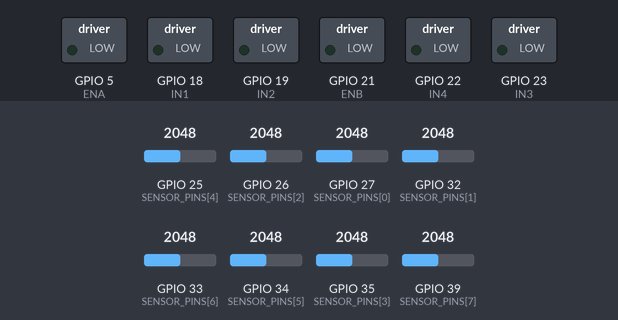
Recording of a sketch running on a simulated ESP32. On the bench: switched loads named in the sketch (green lamp = pin HIGH). The test bench sets the inputs (shaded band); at power-on: GPIO 25 (SENSOR_PINS[4]) = 2048, GPIO 26 (SENSOR_PINS[2]) = 2048, GPIO 27 (SENSOR_PINS[0]) = 2048, GPIO 32 (SENSOR_PINS[1]) = 2048, GPIO 33 (SENSOR_PINS[6]) = 2048, GPIO 34 (SENSOR_PINS[5]) = 2048, GPIO 35 (SENSOR_PINS[3]) = 2048, GPIO 39 (SENSOR_PINS[7]) = 2048 (analog values on the 0–4095 scale).

Above: at 2.7 s.
Timing chart, 0 to 4.2 s (numbered marks = the images above):
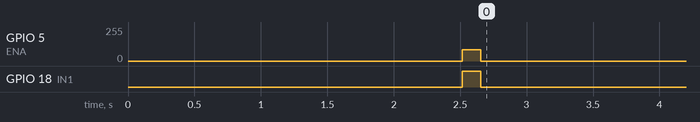

The sketch:

line_follow_V1.ino
```cpp
/*
  XE DO LINE - ESP32 DEV MODULE
  QTR-8A + L298N
  LINE DEN - NEN TRANG

  - Cap nguon: tu hieu chuan nen trang 2 giay.
  - Sau do tu dong chay.
  - Duong thang: hai banh cung PWM.
  - Vao cua: PD tu dieu chinh toc do hai banh.
  - Kalman loc vi tri line.
  - Mat line: tu tim lai, khong tim duoc thi dung.

  QTR OUT1 -> OUT8: TRAI -> PHAI
*/

// ================== CAM BIEN QTR-8A ==================

const uint8_t SENSOR_COUNT = 8;

const uint8_t SENSOR_PINS[SENSOR_COUNT] = {
  27, 32, 26, 35, 25, 34, 33, 39
};

// ================== L298N ==================

const uint8_t ENA = 5;
const uint8_t IN1 = 18;
const uint8_t IN2 = 19;

const uint8_t IN3 = 23;
const uint8_t IN4 = 22;
const uint8_t ENB = 21;

// ================== PWM ==================

const uint32_t PWM_FREQ = 18000;
const uint8_t PWM_BITS = 8;

const uint8_t LEFT_CHANNEL = 0;
const uint8_t RIGHT_CHANNEL = 1;

// ================== THAM SO XE ==================

int BASE_SPEED = 125;

const int MIN_SPEED = 50;
const int MAX_SPEED = 210;

const int MAX_CORRECTION = 100;

// PD
float KP = 110.0f;
float KD = 170.0f;

// Vung chet: giu hai banh cung toc do khi di thang
const float STRAIGHT_DEADBAND = 0.025f;

// ================== HIEU CHUAN ==================

uint16_t whiteLevel[SENSOR_COUNT];

const uint32_t CALIBRATION_TIME = 2000;

// QTR-8A: den co raw cao hon nen trang
const int BLACK_THRESHOLD = 100;
const int BLACK_SCALE = 700;

// ================== KALMAN ==================

float kalmanPosition = 0.0f;
float kalmanVariance = 1.0f;

const float KALMAN_Q = 0.035f;
const float KALMAN_R = 0.12f;

// ================== TRANG THAI ==================

float previousError = 0.0f;

int lastLineSide = 0;

uint32_t lastLineSeen = 0;
uint32_t lastControlTime = 0;

bool motorsEnabled = false;

// ================== DOC CAM BIEN ==================

uint16_t readSensor(uint8_t index) {
  uint32_t total = 0;

  for (int i = 0; i < 4; i++) {
    total += analogRead(SENSOR_PINS[index]);
    delayMicroseconds(60);
  }

  return total / 4;
}

// ================== DIEU KHIEN DONG CO ==================

void writeMotor(
  uint8_t channel,
  uint8_t pinA,
  uint8_t pinB,
  int speed
) {
  speed = constrain(speed, -255, 255);

  if (speed > 0) {
    digitalWrite(pinA, HIGH);
    digitalWrite(pinB, LOW);
  }
  else if (speed < 0) {
    digitalWrite(pinA, LOW);
    digitalWrite(pinB, HIGH);
  }
  else {
    digitalWrite(pinA, LOW);
    digitalWrite(pinB, LOW);
  }

#if ESP_ARDUINO_VERSION_MAJOR >= 3
  uint8_t pwmPin = (channel == LEFT_CHANNEL) ? ENA : ENB;
  ledcWrite(pwmPin, abs(speed));
#else
  ledcWrite(channel, abs(speed));
#endif
}

void setMotors(int leftSpeed, int rightSpeed) {

  if (!motorsEnabled) {
    leftSpeed = 0;
    rightSpeed = 0;
  }

  writeMotor(
    LEFT_CHANNEL,
    IN1,
    IN2,
    leftSpeed
  );

  writeMotor(
    RIGHT_CHANNEL,
    IN3,
    IN4,
    rightSpeed
  );
}

void stopMotors() {
  motorsEnabled = false;

  writeMotor(LEFT_CHANNEL, IN1, IN2, 0);
  writeMotor(RIGHT_CHANNEL, IN3, IN4, 0);
}

// ================== HIEU CHUAN NEN TRANG ==================

void calibrateWhite() {

  stopMotors();

  uint32_t sum[SENSOR_COUNT] = {0};

  uint32_t startTime = millis();
  uint32_t sampleCount = 0;

  while (millis() - startTime < CALIBRATION_TIME) {

    for (int i = 0; i < SENSOR_COUNT; i++) {
      sum[i] += analogRead(SENSOR_PINS[i]);
    }

    sampleCount++;
    delay(4);
  }

  for (int i = 0; i < SENSOR_COUNT; i++) {
    whiteLevel[i] = sum[i] / sampleCount;
  }
}

// ================== DOC VI TRI LINE ==================

bool readLinePosition(
  float &position,
  int &totalStrength
) {

  long weightedSum = 0;
  totalStrength = 0;

  for (int i = 0; i < SENSOR_COUNT; i++) {

    uint16_t raw = readSensor(i);

    // Muc den = raw - gia tri nen trang
    int strength =
      (int)raw - (int)whiteLevel[i] - BLACK_THRESHOLD;

    if (strength < 0) {
      strength = 0;
    }

    strength = (strength * 1000) / BLACK_SCALE;

    strength = constrain(strength, 0, 1000);

    if (strength < 80) {
      strength = 0;
    }

    // S1 = -3500, S8 = +3500
    int sensorPosition = i * 1000 - 3500;

    weightedSum += (long)strength * sensorPosition;

    totalStrength += strength;
  }

  if (totalStrength < 130) {
    return false;
  }

  position =
    (float)weightedSum / (float)totalStrength;

  position /= 3500.0f;

  position = constrain(position, -1.0f, 1.0f);

  return true;
}

// ================== BO LOC KALMAN ==================

float kalmanFilter(float measurement) {

  kalmanVariance += KALMAN_Q;

  float gain =
    kalmanVariance /
    (kalmanVariance + KALMAN_R);

  kalmanPosition +=
    gain * (measurement - kalmanPosition);

  kalmanVariance *= (1.0f - gain);

  return kalmanPosition;
}

// ================== TIM LAI LINE ==================

void recoverLine() {

  uint32_t lostTime = millis() - lastLineSeen;

  const int SEARCH_SPEED = 85;

  if (lostTime < 250) {

    if (lastLineSide < 0) {
      setMotors(-30, SEARCH_SPEED);
    }
    else {
      setMotors(SEARCH_SPEED, -30);
    }

  }
  else if (lostTime < 650) {

    if (lastLineSide < 0) {
      setMotors(0, SEARCH_SPEED);
    }
    else {
      setMotors(SEARCH_SPEED, 0);
    }

  }
  else {

    stopMotors();
  }
}

// ================== DIEU KHIEN PD ==================

void followLine() {

  float measuredPosition = 0.0f;
  int totalStrength = 0;

  bool found = readLinePosition(
    measuredPosition,
    totalStrength
  );

  if (!found) {
    recoverLine();
    return;
  }

  lastLineSeen = millis();

  float error = kalmanFilter(measuredPosition);

  if (error < -0.06f) {
    lastLineSide = -1;
  }
  else if (error > 0.06f) {
    lastLineSide = 1;
  }

  // Vung giu thang
  if (fabs(error) < STRAIGHT_DEADBAND) {
    error = 0.0f;
  }

  float derivative = error - previousError;

  float correction =
    KP * error + KD * derivative;

  correction = constrain(
    correction,
    -MAX_CORRECTION,
    MAX_CORRECTION
  );

  // Giam toc do co so khi vao cua
  float absError = fabs(error);

  int currentBase = BASE_SPEED;

  if (absError > 0.65f) {
    currentBase = BASE_SPEED - 35;
  }
  else if (absError > 0.35f) {
    currentBase = BASE_SPEED - 20;
  }

  currentBase = max(currentBase, MIN_SPEED);

  // Di thang: correction = 0
  // Hai banh cung toc do PWM

  // Line ben phai: banh trai nhanh hon
  // Line ben trai: banh phai nhanh hon

  int leftPWM =
    currentBase + (int)correction;

  int rightPWM =
    currentBase - (int)correction;

  leftPWM = constrain(
    leftPWM,
    MIN_SPEED,
    MAX_SPEED
  );

  rightPWM = constrain(
    rightPWM,
    MIN_SPEED,
    MAX_SPEED
  );

  setMotors(leftPWM, rightPWM);

  previousError = error;
}

// ================== SETUP ==================

void setup() {

  for (int i = 0; i < SENSOR_COUNT; i++) {
    pinMode(SENSOR_PINS[i], INPUT);
  }

  analogReadResolution(12);

  for (int i = 0; i < SENSOR_COUNT; i++) {
    analogSetPinAttenuation(
      SENSOR_PINS[i],
      ADC_11db
    );
  }

  pinMode(IN1, OUTPUT);
  pinMode(IN2, OUTPUT);
  pinMode(IN3, OUTPUT);
  pinMode(IN4, OUTPUT);

#if ESP_ARDUINO_VERSION_MAJOR >= 3

  ledcAttach(ENA, PWM_FREQ, PWM_BITS);
  ledcAttach(ENB, PWM_FREQ, PWM_BITS);

#else

  ledcSetup(LEFT_CHANNEL, PWM_FREQ, PWM_BITS);
  ledcSetup(RIGHT_CHANNEL, PWM_FREQ, PWM_BITS);

  ledcAttachPin(ENA, LEFT_CHANNEL);
  ledcAttachPin(ENB, RIGHT_CHANNEL);

#endif

  stopMotors();

  // Xe phai dung tren nen trang luc khoi dong
  calibrateWhite();

  kalmanPosition = 0.0f;
  kalmanVariance = 1.0f;

  previousError = 0.0f;

  lastLineSeen = millis();

  delay(500);

  motorsEnabled = true;

  lastControlTime = micros();
}

// ================== LOOP ==================

void loop() {

  const uint32_t CONTROL_PERIOD = 5000;

  uint32_t now = micros();

  if ((uint32_t)(now - lastControlTime) >= CONTROL_PERIOD) {

    lastControlTime = now;

    followLine();
  }
}
```

Measured:
- by itself, GPIO 5 (ENA): 0/255 → 85/255 at 2.5 s, → 0/255 0.14 s later
- by itself, GPIO 18 (IN1): LOW → HIGH at 2.5 s, → LOW 0.14 s later
